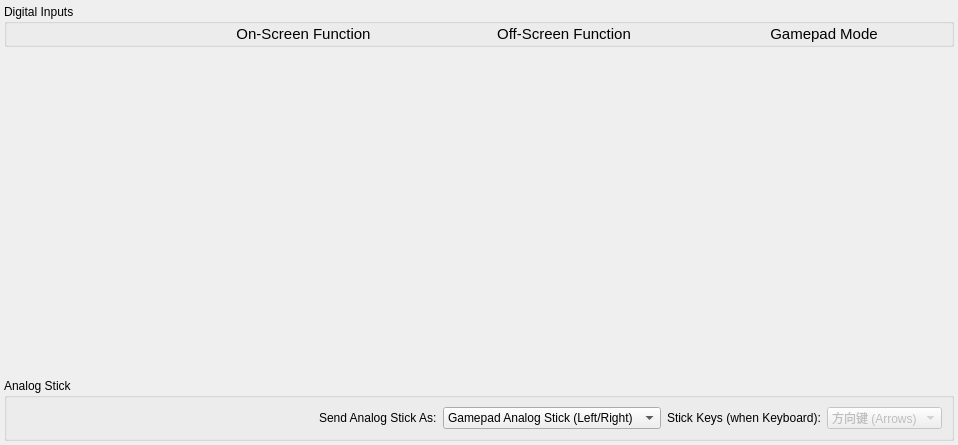
          <widget class="QWidget" name="buttonFuncScrollContents">
           <property name="geometry">
            <rect>
             <x>0</x>
             <y>0</y>
             <width>958</width>
             <height>445</height>
            </rect>
           </property>
           <layout class="QVBoxLayout" name="verticalLayout_19" stretch="0,1,0">
            <property name="leftMargin">
             <number>4</number>
            </property>
            <property name="topMargin">
             <number>4</number>
            </property>
            <property name="rightMargin">
             <number>4</number>
            </property>
            <property name="bottomMargin">
             <number>4</number>
            </property>
            <item>
             <widget class="QGroupBox" name="buttonFuncBox">
              <property name="title">
               <string>Digital Inputs</string>
              </property>
              <layout class="QVBoxLayout" name="verticalLayout_20">
               <property name="leftMargin">
                <number>0</number>
               </property>
               <property name="topMargin">
                <number>0</number>
               </property>
               <property name="rightMargin">
                <number>0</number>
               </property>
               <property name="bottomMargin">
                <number>0</number>
               </property>
               <item>
                <layout class="QHBoxLayout" name="horizontalLayout_9" stretch="2,3,3,3">
                 <item>
                  <spacer name="horizontalSpacer_7">
                   <property name="orientation">
                    <enum>Qt::Horizontal</enum>
                   </property>
                   <property name="sizeHint" stdset="0">
                    <size>
                     <width>40</width>
                     <height>20</height>
                    </size>
                   </property>
                  </spacer>
                 </item>
                 <item>
                  <widget class="QLabel" name="label_17">
                   <property name="font">
                    <font>
                     <pointsize>11</pointsize>
                    </font>
                   </property>
                   <property name="text">
                    <string>On-Screen Function</string>
                   </property>
                   <property name="alignment">
                    <set>Qt::AlignCenter</set>
                   </property>
                  </widget>
                 </item>
                 <item>
                  <widget class="QLabel" name="label_19">
                   <property name="font">
                    <font>
                     <pointsize>11</pointsize>
                    </font>
                   </property>
                   <property name="text">
                    <string>Off-Screen Function</string>
                   </property>
                   <property name="alignment">
                    <set>Qt::AlignCenter</set>
                   </property>
                  </widget>
                 </item>
                 <item>
                  <widget class="QLabel" name="label_18">
                   <property name="font">
                    <font>
                     <pointsize>11</pointsize>
                    </font>
                   </property>
                   <property name="text">
                    <string>Gamepad Mode</string>
                   </property>
                   <property name="alignment">
                    <set>Qt::AlignCenter</set>
                   </property>
                  </widget>
                 </item>
                </layout>
               </item>
               <item>
                <layout class="QVBoxLayout" name="btnFuncLayout">
                 <property name="spacing">
                  <number>0</number>
                 </property>
                </layout>
               </item>
              </layout>
             </widget>
            </item>
            <item>
             <spacer name="verticalSpacer_4">
              <property name="orientation">
               <enum>Qt::Vertical</enum>
              </property>
              <property name="sizeHint" stdset="0">
               <size>
                <width>20</width>
                <height>0</height>
               </size>
              </property>
             </spacer>
            </item>
            <item>
             <widget class="QGroupBox" name="aStickFuncBox">
              <property name="title">
               <string>Analog Stick</string>
              </property>
              <layout class="QHBoxLayout" name="horizontalLayout_6">
               <item>
                <spacer name="horizontalSpacer_6">
                 <property name="orientation">
                  <enum>Qt::Horizontal</enum>
                 </property>
                 <property name="sizeHint" stdset="0">
                  <size>
                   <width>40</width>
                   <height>20</height>
                  </size>
                 </property>
                </spacer>
               </item>
               <item>
                <widget class="QLabel" name="label_10">
                 <property name="text">
                  <string>Send Analog Stick As:</string>
                 </property>
                </widget>
               </item>
               <item>
                <widget class="QComboBox" name="aStickModeBox">
                 <property name="whatsThis">
                  <string>&lt;html&gt;&lt;head/&gt;&lt;body&gt;&lt;p&gt;If an analog stick is enabled in the current &lt;span style=&quot; font-style:italic;&quot;&gt;Board Layout,&lt;/span&gt; this determines which type of Button Output it uses.&lt;/p&gt;&lt;p&gt;&lt;span style=&quot; font-weight:700;&quot;&gt;Gamepad Analog Stick&lt;/span&gt; will use either the Left or Right analog stick of the Gamepad device, depending on the circumstances and/or whether &lt;span style=&quot; font-style:italic;&quot;&gt;Gamepad Output Mode&lt;/span&gt; is set via Serial. The other two settings will translate the stick's analog movements into either digital &lt;span style=&quot; font-weight:700;&quot;&gt;Gamepad D-Pad&lt;/span&gt; or &lt;span style=&quot; font-weight:700;&quot;&gt;Keyboard Arrow Key&lt;/span&gt; presses.&lt;/p&gt;&lt;p&gt;&lt;span style=&quot; font-weight:700; font-style:italic;&quot;&gt;Default:&lt;/span&gt;&lt;span style=&quot; font-style:italic;&quot;&gt; Gamepad Analog Stick&lt;/span&gt;&lt;/p&gt;&lt;/body&gt;&lt;/html&gt;</string>
                 </property>
                 <property name="accessibleName">
                  <string>Analog Stick Output Mode</string>
                 </property>
                 <property name="trackable" stdset="0">
                  <number>3</number>
                 </property>
                 <item>
                  <property name="text">
                   <string>Gamepad Analog Stick (Left/Right)</string>
                  </property>
                 </item>
                 <item>
                  <property name="text">
                   <string>Gamepad D-Pad</string>
                  </property>
                 </item>
                 <item>
                  <property name="text">
                   <string>Keyboard Arrows</string>
                  </property>
                 </item>
                </widget>
               </item>
               <item>
                <widget class="QLabel" name="label_StickKeysLayout">
                 <property name="text">
                  <string>Stick Keys (when Keyboard):</string>
                 </property>
                </widget>
               </item>
               <item>
                <widget class="QComboBox" name="aStickKeysLayoutBox">
                 <property name="enabled">
                  <bool>false</bool>
                 </property>
                 <property name="accessibleName">
                  <string>Stick Keys Layout</string>
                 </property>
                 <item>
                  <property name="text">
                   <string>方向键 (Arrows)</string>
                  </property>
                 </item>
                 <item>
                  <property name="text">
                   <string>WASD</string>
                  </property>
                 </item>
                </widget>
               </item>
              </layout>
             </widget>
            </item>
           </layout>
          </widget>
